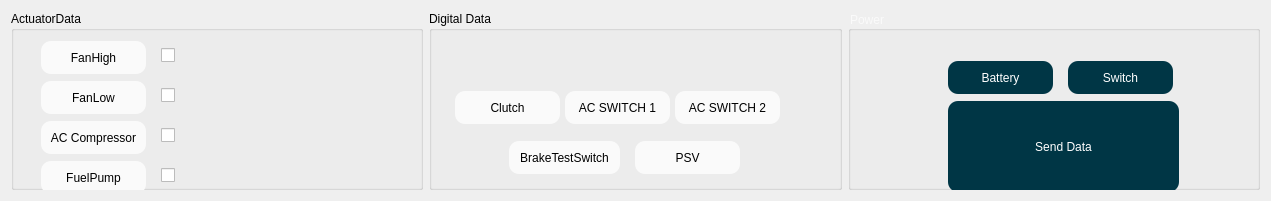
   <widget class="QWidget" name="layoutWidget">
    <property name="geometry">
     <rect>
      <x>20</x>
      <y>530</y>
      <width>1271</width>
      <height>201</height>
     </rect>
    </property>
    <layout class="QHBoxLayout" name="horizontalLayout_2">
     <item>
      <widget class="QGroupBox" name="groupBox_7">
       <property name="cursor">
        <cursorShape>ForbiddenCursor</cursorShape>
       </property>
       <property name="styleSheet">
        <string notr="true">QPushButton {
                                        border-radius: 10px;
                                       selection-background-color: darkgray;
color: rgb(0, 0, 0);
font: 10pt &quot;Comic Sans MS&quot;;

	background-color: rgb(250, 250, 250);

border-color: rgb(255, 85, 255);

}

QPushButton::hover
{
border:0px;
	
	background-color: rgb(0, 134, 144);
}
QPushButton::pressed
{
border:10px;
	
}</string>
       </property>
       <property name="title">
        <string>ActuatorData</string>
       </property>
       <widget class="QPushButton" name="btnFANHIGH">
        <property name="geometry">
         <rect>
          <x>30</x>
          <y>30</y>
          <width>105</width>
          <height>33</height>
         </rect>
        </property>
        <property name="cursor">
         <cursorShape>PointingHandCursor</cursorShape>
        </property>
        <property name="styleSheet">
         <string notr="true">QPushButton {
                                        border-radius: 10px;
                                       selection-background-color: darkgray;
color: rgb(0, 0, 0);
font: 10pt &quot;Comic Sans MS&quot;;

	background-color: rgb(250, 250, 250);

border-color: rgb(255, 85, 255);

}

QPushButton::hover
{
border:0px;
	
	background-color: rgb(0, 134, 144);
}
QPushButton:pressed
{
border:1px solid rgb(0, 121, 131);
background-color: rgb(179,250, 250);
}</string>
        </property>
        <property name="text">
         <string>FanHigh</string>
        </property>
       </widget>
       <widget class="QCheckBox" name="checkBoxFanHigh">
        <property name="geometry">
         <rect>
          <x>150</x>
          <y>30</y>
          <width>104</width>
          <height>28</height>
         </rect>
        </property>
        <property name="text">
         <string/>
        </property>
       </widget>
       <widget class="QCheckBox" name="checkBoxFanLow">
        <property name="geometry">
         <rect>
          <x>150</x>
          <y>70</y>
          <width>104</width>
          <height>28</height>
         </rect>
        </property>
        <property name="text">
         <string/>
        </property>
       </widget>
       <widget class="QPushButton" name="btnFANLOW">
        <property name="geometry">
         <rect>
          <x>30</x>
          <y>70</y>
          <width>105</width>
          <height>33</height>
         </rect>
        </property>
        <property name="cursor">
         <cursorShape>PointingHandCursor</cursorShape>
        </property>
        <property name="styleSheet">
         <string notr="true">QPushButton {
                                        border-radius: 10px;
                                       selection-background-color: darkgray;
color: rgb(0, 0, 0);
font: 10pt &quot;Comic Sans MS&quot;;

	background-color: rgb(250, 250, 250);

border-color: rgb(255, 85, 255);

}

QPushButton::hover
{
border:0px;
	
	background-color: rgb(0, 134, 144);
}
QPushButton:pressed
{
border:1px solid rgb(0, 121, 131);
background-color: rgb(179,250, 250);
}</string>
        </property>
        <property name="text">
         <string>FanLow</string>
        </property>
       </widget>
       <widget class="QCheckBox" name="checkBoxAC">
        <property name="geometry">
         <rect>
          <x>150</x>
          <y>110</y>
          <width>104</width>
          <height>28</height>
         </rect>
        </property>
        <property name="text">
         <string/>
        </property>
       </widget>
       <widget class="QPushButton" name="btnAC">
        <property name="geometry">
         <rect>
          <x>30</x>
          <y>110</y>
          <width>105</width>
          <height>33</height>
         </rect>
        </property>
        <property name="cursor">
         <cursorShape>PointingHandCursor</cursorShape>
        </property>
        <property name="styleSheet">
         <string notr="true">QPushButton {
                                        border-radius: 10px;
                                       selection-background-color: darkgray;
color: rgb(0, 0, 0);
font: 10pt &quot;Comic Sans MS&quot;;

	background-color: rgb(250, 250, 250);

border-color: rgb(255, 85, 255);

}

QPushButton::hover
{
border:0px;
	
	background-color: rgb(0, 134, 144);
}
QPushButton:pressed
{
border:1px solid rgb(0, 121, 131);
background-color: rgb(179,250, 250);
}</string>
        </property>
        <property name="text">
         <string>AC Compressor</string>
        </property>
       </widget>
       <widget class="QCheckBox" name="checkBoxFuelPump">
        <property name="geometry">
         <rect>
          <x>150</x>
          <y>150</y>
          <width>104</width>
          <height>28</height>
         </rect>
        </property>
        <property name="text">
         <string/>
        </property>
       </widget>
       <widget class="QPushButton" name="btnFUELPUMP">
        <property name="geometry">
         <rect>
          <x>30</x>
          <y>150</y>
          <width>105</width>
          <height>33</height>
         </rect>
        </property>
        <property name="cursor">
         <cursorShape>PointingHandCursor</cursorShape>
        </property>
        <property name="styleSheet">
         <string notr="true">QPushButton {
                                        border-radius: 10px;
                                       selection-background-color: darkgray;
color: rgb(0, 0, 0);
font: 10pt &quot;Comic Sans MS&quot;;

	background-color: rgb(250, 250, 250);

border-color: rgb(255, 85, 255);

}

QPushButton::hover
{
border:0px;
	
	background-color: rgb(0, 134, 144);
}
QPushButton:pressed
{
border:1px solid rgb(0, 121, 131);
background-color: rgb(179,250, 250);
}</string>
        </property>
        <property name="text">
         <string>FuelPump</string>
        </property>
       </widget>
      </widget>
     </item>
     <item>
      <widget class="QGroupBox" name="groupBox_15">
       <property name="styleSheet">
        <string notr="true">QPushButton {


color: rgb(0, 0, 0);
font: 10pt &quot;Comic Sans MS&quot;;

	background-color: rgb(250, 250, 250);

border-color: rgb(255, 85, 255);

}

QPushButton::hover
{
border:0px;
	
	
	background-color: rgb(0, 243, 244);
}</string>
       </property>
       <property name="title">
        <string>Digital Data</string>
       </property>
       <widget class="QPushButton" name="btnBrakeTest">
        <property name="geometry">
         <rect>
          <x>80</x>
          <y>130</y>
          <width>111</width>
          <height>33</height>
         </rect>
        </property>
        <property name="cursor">
         <cursorShape>PointingHandCursor</cursorShape>
        </property>
        <property name="styleSheet">
         <string notr="true">QPushButton {
                                        border-radius: 10px;
                                       selection-background-color: darkgray;
color: rgb(0, 0, 0);
font: 10pt &quot;Comic Sans MS&quot;;

	background-color: rgb(250, 250, 250);

border-color: rgb(255, 85, 255);

}

QPushButton::hover
{
border:0px;
	
	background-color: rgb(0, 134, 144);
}
QPushButton:pressed
{
border:1px solid rgb(0, 121, 131);
background-color: rgb(179,250, 250);
}</string>
        </property>
        <property name="text">
         <string>BrakeTestSwitch</string>
        </property>
       </widget>
       <widget class="QPushButton" name="btnACSwitch2">
        <property name="geometry">
         <rect>
          <x>246</x>
          <y>80</y>
          <width>105</width>
          <height>33</height>
         </rect>
        </property>
        <property name="cursor">
         <cursorShape>PointingHandCursor</cursorShape>
        </property>
        <property name="styleSheet">
         <string notr="true">QPushButton {
                                        border-radius: 10px;
                                       selection-background-color: darkgray;
color: rgb(0, 0, 0);
font: 10pt &quot;Comic Sans MS&quot;;

	background-color: rgb(250, 250, 250);

border-color: rgb(255, 85, 255);

}

QPushButton::hover
{
border:0px;
	
	background-color: rgb(0, 134, 144);
}
QPushButton:pressed
{
border:1px solid rgb(0, 121, 131);
background-color: rgb(179,250, 250);
}</string>
        </property>
        <property name="text">
         <string>AC SWITCH 2</string>
        </property>
       </widget>
       <widget class="QPushButton" name="btnACSwitch1">
        <property name="geometry">
         <rect>
          <x>136</x>
          <y>80</y>
          <width>105</width>
          <height>33</height>
         </rect>
        </property>
        <property name="cursor">
         <cursorShape>PointingHandCursor</cursorShape>
        </property>
        <property name="styleSheet">
         <string notr="true">QPushButton {
                                        border-radius: 10px;
                                       selection-background-color: darkgray;
color: rgb(0, 0, 0);
font: 10pt &quot;Comic Sans MS&quot;;

	background-color: rgb(250, 250, 250);

border-color: rgb(255, 85, 255);

}

QPushButton::hover
{
border:0px;
	
	background-color: rgb(0, 134, 144);
}
QPushButton:pressed
{
border:1px solid rgb(0, 121, 131);
background-color: rgb(179,250, 250);
}</string>
        </property>
        <property name="text">
         <string>AC SWITCH 1</string>
        </property>
       </widget>
       <widget class="QPushButton" name="btnPSV">
        <property name="geometry">
         <rect>
          <x>206</x>
          <y>130</y>
          <width>105</width>
          <height>33</height>
         </rect>
        </property>
        <property name="cursor">
         <cursorShape>PointingHandCursor</cursorShape>
        </property>
        <property name="styleSheet">
         <string notr="true">QPushButton {
                                        border-radius: 10px;
                                       selection-background-color: darkgray;
color: rgb(0, 0, 0);
font: 10pt &quot;Comic Sans MS&quot;;

	background-color: rgb(250, 250, 250);

border-color: rgb(255, 85, 255);

}

QPushButton::hover
{
border:0px;
	
	background-color: rgb(0, 134, 144);
}
QPushButton:pressed
{
border:1px solid rgb(0, 121, 131);
background-color: rgb(179,250, 250);
}</string>
        </property>
        <property name="text">
         <string>PSV</string>
        </property>
       </widget>
       <widget class="QPushButton" name="btnCluch">
        <property name="geometry">
         <rect>
          <x>26</x>
          <y>80</y>
          <width>105</width>
          <height>33</height>
         </rect>
        </property>
        <property name="cursor">
         <cursorShape>PointingHandCursor</cursorShape>
        </property>
        <property name="styleSheet">
         <string notr="true">QPushButton {
                                        border-radius: 10px;
                                       selection-background-color: darkgray;
color: rgb(0, 0, 0);
font: 10pt &quot;Comic Sans MS&quot;;

	background-color: rgb(250, 250, 250);

border-color: rgb(255, 85, 255);

}

QPushButton::hover
{
border:0px;
	
	background-color: rgb(0, 134, 144);
}
QPushButton:pressed
{
border:1px solid rgb(0, 121, 131);
background-color: rgb(179,250, 250);
}</string>
        </property>
        <property name="text">
         <string>Clutch</string>
        </property>
       </widget>
      </widget>
     </item>
     <item>
      <widget class="QGroupBox" name="groupBox_14">
       <property name="cursor">
        <cursorShape>PointingHandCursor</cursorShape>
       </property>
       <property name="styleSheet">
        <string notr="true">font: 75 14pt &quot;Comic Sans MS&quot;;
color:rgb(250, 250, 250)</string>
       </property>
       <property name="title">
        <string>Power</string>
       </property>
       <widget class="QPushButton" name="btnBattery">
        <property name="geometry">
         <rect>
          <x>100</x>
          <y>50</y>
          <width>105</width>
          <height>33</height>
         </rect>
        </property>
        <property name="cursor">
         <cursorShape>PointingHandCursor</cursorShape>
        </property>
        <property name="styleSheet">
         <string notr="true">QPushButton{
background-color: rgb(0, 54, 69);
   border-radius: 10px;
border-color: rgb(255, 85, 255);
color: rgb(255, 255, 255);
font: 10pt &quot;Comic Sans MS&quot;;
}

QPushButton::hover
{
border:0px;
	
	background-color: rgb(0, 121, 131);
}
QPushButton:pressed
{
border:1px solid rgb(0, 121, 131);
background-color: rgb(179,250, 250);
}</string>
        </property>
        <property name="text">
         <string>Battery</string>
        </property>
       </widget>
       <widget class="QPushButton" name="btnSwitch">
        <property name="geometry">
         <rect>
          <x>220</x>
          <y>50</y>
          <width>105</width>
          <height>33</height>
         </rect>
        </property>
        <property name="cursor">
         <cursorShape>PointingHandCursor</cursorShape>
        </property>
        <property name="styleSheet">
         <string notr="true">QPushButton{
background-color: rgb(0, 54, 69);
   border-radius: 10px;
border-color: rgb(255, 85, 255);
color: rgb(255, 255, 255);
font: 10pt &quot;Comic Sans MS&quot;;
}

QPushButton::hover
{
border:0px;
	
	background-color: rgb(0, 121, 131);
}
QPushButton:pressed
{
border:1px solid rgb(0, 121, 131);
background-color: rgb(179,250, 250);
}</string>
        </property>
        <property name="text">
         <string>Switch</string>
        </property>
       </widget>
       <widget class="QPushButton" name="btnSendData">
        <property name="geometry">
         <rect>
          <x>100</x>
          <y>90</y>
          <width>231</width>
          <height>91</height>
         </rect>
        </property>
        <property name="cursor">
         <cursorShape>PointingHandCursor</cursorShape>
        </property>
        <property name="styleSheet">
         <string notr="true">QPushButton{
background-color: rgb(0, 54, 69);
   border-radius: 10px;
border-color: rgb(255, 85, 255);
color: rgb(255, 255, 255);
font: 10pt &quot;Comic Sans MS&quot;;
}

QPushButton::hover
{
border:0px;
	
	background-color: rgb(0, 121, 131);
}
QPushButton:pressed
{
border:1px solid rgb(0, 121, 131);
	background-color: rgb(179,250, 250);
}</string>
        </property>
        <property name="text">
         <string>Send Data</string>
        </property>
        <property name="autoDefault">
         <bool>false</bool>
        </property>
        <property name="default">
         <bool>false</bool>
        </property>
        <property name="flat">
         <bool>false</bool>
        </property>
       </widget>
      </widget>
     </item>
    </layout>
    <zorder>groupBox_15</zorder>
    <zorder>groupBox_14</zorder>
    <zorder>groupBox_7</zorder>
   </widget>
